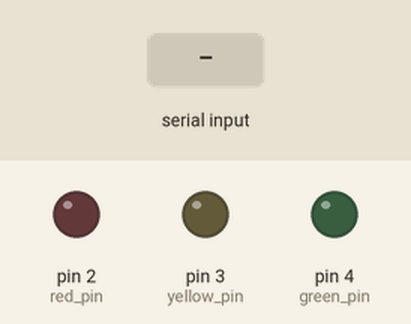
Simulated run of this sketch. Board: Arduino Uno, built with avr-gcc and run on an emulated ATmega328P. On the bench: output pins drawn as LEDs (lit = HIGH). Dashed ring = blinking. Inputs (shaded band) come from the test bench.

Above: at 1.2 s.
1.3 s: "30,150\n" received over Serial
At 1.45 s:
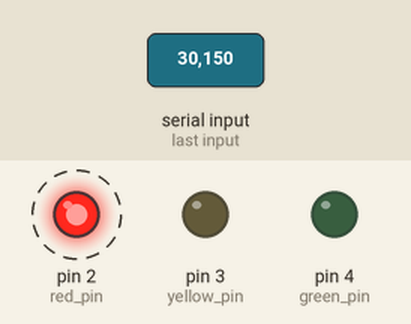
4.3 s: "2\n" received over Serial
At 5.3 s:
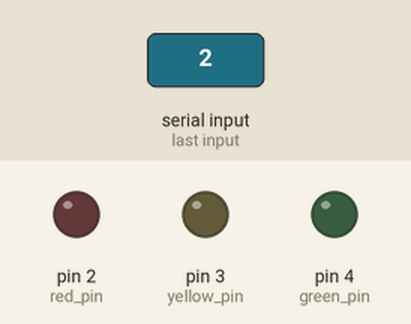
Timing chart, 0 to 7.3 s (numbered marks = the images above; inputs shaded):
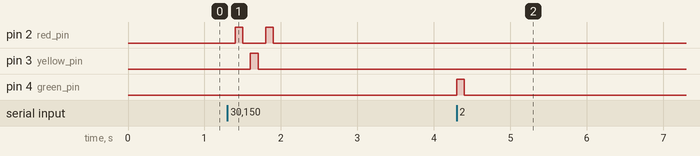

Measured:
- after the input at 1.3 s, pin 2 (red_pin): alternates HIGH for 0.10 s and LOW for 0.30 s, 4 changes in all, then stays LOW, starting after 0.10 s; pin 3 (yellow_pin): LOW → HIGH after 0.30 s, → LOW 0.10 s later
- after the input at 4.3 s, pin 4 (green_pin): LOW → HIGH at once, → LOW 0.10 s later

The sketch:

pbl2arduino.ino
```cpp
#define red_pin 2
#define yellow_pin 3
#define green_pin 4

void setup() {
  pinMode(red_pin, OUTPUT);
  pinMode(yellow_pin, OUTPUT);
  pinMode(green_pin, OUTPUT);

  // Initialize serial communication at 9600 bits per second:
  Serial.begin(9600);
}

void loop() {
  if (Serial.available() > 0) {
    // Read the incoming byte:
    int input = Serial.read() - '0'; // Convert ASCII to integer

    // Turn off all lights by default
    digitalWrite(red_pin, LOW);
    digitalWrite(yellow_pin, LOW);
    digitalWrite(green_pin, LOW);

    // Turn on corresponding light based on input
    if (input == 0) {
      digitalWrite(red_pin, HIGH);
    } else if (input == 1) {
      digitalWrite(yellow_pin, HIGH);
    } else if (input == 2) {
      digitalWrite(green_pin, HIGH);
    }

    // Wait for a short time before checking again
    delay(100);
  }
}
```
